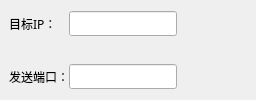
                          <widget class="QWidget" name="widget_17" native="true">
                           <layout class="QVBoxLayout" name="verticalLayout_3">
                            <property name="leftMargin">
                             <number>0</number>
                            </property>
                            <property name="topMargin">
                             <number>0</number>
                            </property>
                            <property name="rightMargin">
                             <number>0</number>
                            </property>
                            <property name="bottomMargin">
                             <number>0</number>
                            </property>
                            <item>
                             <widget class="QWidget" name="widget_15" native="true">
                              <layout class="QHBoxLayout" name="horizontalLayout_12">
                               <property name="spacing">
                                <number>0</number>
                               </property>
                               <property name="topMargin">
                                <number>0</number>
                               </property>
                               <property name="rightMargin">
                                <number>0</number>
                               </property>
                               <property name="bottomMargin">
                                <number>0</number>
                               </property>
                               <item>
                                <widget class="QLabel" name="label_4">
                                 <property name="minimumSize">
                                  <size>
                                   <width>60</width>
                                   <height>0</height>
                                  </size>
                                 </property>
                                 <property name="font">
                                  <font>
                                   <family>微软雅黑</family>
                                  </font>
                                 </property>
                                 <property name="text">
                                  <string>目标IP：</string>
                                 </property>
                                </widget>
                               </item>
                               <item>
                                <widget class="QLineEdit" name="lineEdit_socketIP">
                                 <property name="sizePolicy">
                                  <sizepolicy hsizetype="Minimum" vsizetype="Fixed">
                                   <horstretch>0</horstretch>
                                   <verstretch>0</verstretch>
                                  </sizepolicy>
                                 </property>
                                 <property name="minimumSize">
                                  <size>
                                   <width>0</width>
                                   <height>0</height>
                                  </size>
                                 </property>
                                 <property name="font">
                                  <font>
                                   <family>微软雅黑</family>
                                  </font>
                                 </property>
                                </widget>
                               </item>
                               <item>
                                <spacer name="horizontalSpacer_22">
                                 <property name="orientation">
                                  <enum>Qt::Horizontal</enum>
                                 </property>
                                 <property name="sizeHint" stdset="0">
                                  <size>
                                   <width>79</width>
                                   <height>20</height>
                                  </size>
                                 </property>
                                </spacer>
                               </item>
                              </layout>
                             </widget>
                            </item>
                            <item>
                             <widget class="QWidget" name="widget_16" native="true">
                              <layout class="QHBoxLayout" name="horizontalLayout_13">
                               <property name="spacing">
                                <number>0</number>
                               </property>
                               <property name="topMargin">
                                <number>0</number>
                               </property>
                               <property name="rightMargin">
                                <number>0</number>
                               </property>
                               <property name="bottomMargin">
                                <number>0</number>
                               </property>
                               <item>
                                <widget class="QLabel" name="label_5">
                                 <property name="minimumSize">
                                  <size>
                                   <width>60</width>
                                   <height>0</height>
                                  </size>
                                 </property>
                                 <property name="font">
                                  <font>
                                   <family>微软雅黑</family>
                                  </font>
                                 </property>
                                 <property name="text">
                                  <string>发送端口：</string>
                                 </property>
                                </widget>
                               </item>
                               <item>
                                <widget class="QLineEdit" name="lineEdit_socketPort">
                                 <property name="sizePolicy">
                                  <sizepolicy hsizetype="Minimum" vsizetype="Fixed">
                                   <horstretch>0</horstretch>
                                   <verstretch>0</verstretch>
                                  </sizepolicy>
                                 </property>
                                 <property name="minimumSize">
                                  <size>
                                   <width>0</width>
                                   <height>0</height>
                                  </size>
                                 </property>
                                 <property name="font">
                                  <font>
                                   <family>微软雅黑</family>
                                  </font>
                                 </property>
                                </widget>
                               </item>
                               <item>
                                <spacer name="horizontalSpacer_23">
                                 <property name="orientation">
                                  <enum>Qt::Horizontal</enum>
                                 </property>
                                 <property name="sizeHint" stdset="0">
                                  <size>
                                   <width>79</width>
                                   <height>20</height>
                                  </size>
                                 </property>
                                </spacer>
                               </item>
                              </layout>
                             </widget>
                            </item>
                           </layout>
                          </widget>
